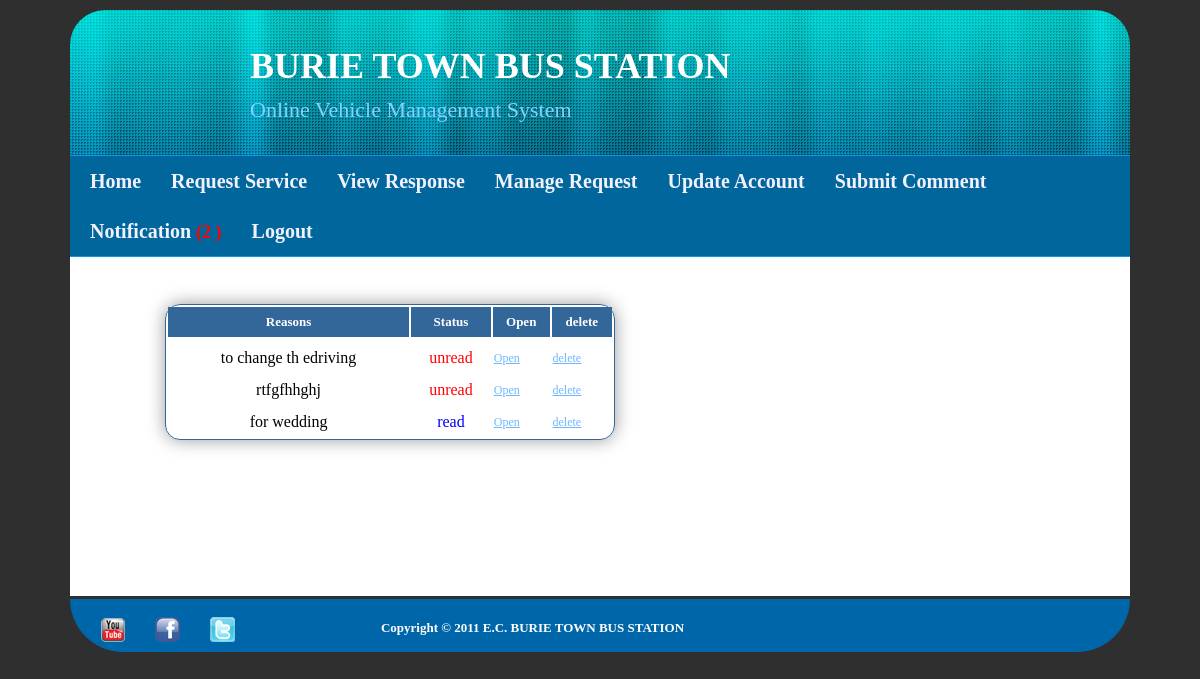
The page /notifcation.php (signed in) on the database its author committed.
### tables this page shows
CREATE TABLE IF NOT EXISTS `assignvehicle` (
  `SID` int(20) NOT NULL AUTO_INCREMENT,
  `User_id` varchar(20) NOT NULL,
  `Plate_no` int(45) NOT NULL,
  `FullName` varchar(30) NOT NULL,
  `Starts` varchar(45) NOT NULL,
  `Arrival` varchar(45) NOT NULL,
  `Outgoing` varchar(45) NOT NULL,
  `times` varchar(20) NOT NULL,
  `Entrance` varchar(45) NOT NULL,
  `Reason` varchar(400) NOT NULL,
  `status` varchar(45) NOT NULL,
  PRIMARY KEY (`SID`),
  KEY `user_id` (`User_id`),
  KEY `user_id_2` (`User_id`),
  KEY `user_id_3` (`User_id`)
);

### notifcation.php (the view, shortened to what this page needs)
<html>
<head>
<link href="tooplate_style.css" rel="stylesheet" type="text/css" />
<link rel="stylesheet" type="text/css" href="engine1/style.css" />
</head>
<body>
<div id="tooplate_wrapper">
		<div id="tooplate_header">
       	   <div id="site_title"><h2 id="hheader"style="margin-left:180px;margin-top:40px;font-size:22px;font-family:Cooper Black;"><b><span style="font-size:36px;color:white">      BURIE TOWN BUS STATION</span><br/><br/></b>Online Vehicle Management System</h2></div>
             </div>
    <div id="tooplate_menu">
			<ul>
				<li><a href="Officer.php" class="current">Home</a></li>
                <li><a href="request_services.php">Request Service</a></li>
				<li><a href="ViewresponseServices.php">View Response</a></li>
				<li><a href="manage_request.php">Manage Request</a></li>
                <li><a href="officerupdate.php">Update Account</a></li>
				<li><a href="submit_comment.php">Submit Comment</a></li>
				<li><a href='notifcation.php'><span>Notification
				<?php $av = mysql_query("SELECT * FROM assignvehicle where status='unread'");
                 $countav=mysql_num_rows($av);
				 if ($countav > 0){
                     echo "<font color='red'size='4'>"."($countav )</font>";
                     }?>
                     </span></a></li>
				<li><a href="logout.php">Logout</a></li>
			</ul>
		</div>
        <div id="tooplate_main">
       	<div id="tooplate_content">
           <h1 align="right">
<br>
<table align='center' style='width:450px; color:black;border-radius:15px;border:1px solid #336699; -webkit-box-shadow:0 0 18px rgba(0,0,0,0.4); -moz-box-shadow:0 0 18px rgba(0,0,0,0.4); box-shadow:0 0 18px rgba(0,0,0,0.4);'>
<tr>
<th style='height:30px;	text-align:center;color:#000;	font-weight:bold;background-color:#336699;'><font color='white' size='2'>Reasons</th>
<th style='height:30px;	text-align:center; color:#000;	font-weight:bold;background-color:#336699;'><font color='white' size='2'>Status</th>
<th style='height:30px;	text-align:center; color:#000;	font-weight:bold;background-color:#336699;'><font color='white' size='2'>Open</th>
<th style='height:30px;	text-align:center; color:#000;	font-weight:bold;background-color:#336699;'><font color='white' size='2'>delete</th>
</tr>
<?php
$result = mysql_query("SELECT * FROM assignvehicle ORDER BY SID DESC");
echo"<tr><td>";
echo"</td></tr>";
while($row = mysql_fetch_array($result))
  {
            $ctrl = $row['SID'];
			$status=$row['status'];
			$r5=$row['Reason'];
?>
<tr>
<td align="center"><?php echo $r5;?></td>
<?php
if($status=='unread')
{
print("
<td style='height:30px;	color:red;	text-align:center;'>unread</td>");
}
else
{
print("
<td style='height:30px;	color:blue;	text-align:center;'>read</td>");
}
?>
						<?php
						print("
		<td style='height:30px;'><a href = 'open_notification.php?key=".$ctrl."'>Open</a></td>
		");
							print("
		<td style='height:30px;'><a href = 'deletenotification.php?key=".$ctrl."'>delete</a></td>
		");
		?>
		</tr>
<?php
  }
print( "</table><br><br><br>");
?>
				<br><br>
        </div>
	</div>
    <div id="tooplate_footer_wrapper">
        <div id="tooplate_copyright">
		<a href="http://www.youtube.com"><img src="images/youtube.png" id="youtube"></a>
		<a href="http://www.facebook.com"><img src="images/facebook.png" id="facebook"></a>
		<a href="http://www.tweeter.com"><img src="images/tweeter.png" id="tweeter"></a>
            <div id="footp"><b>Copyright © 2011 E.C. BURIE TOWN BUS STATION</b>	</div>
		</div>
	</div>
</div>
</body>
</html>

### tooplate_style.css (style rules this page uses)
body { margin-top: 0; padding: 0; color: #9ac1e3; font-family: Georgia, "Times New Roman", Times, serif; font-size: 13px; line-height: 1.7em; background-color: #2f2f2f; text-align:justify; text-justify:inter-word; }
#footp { color: white; margin-right: 200px; }
a, a:link, a:visited { color: #6eb5ff; font-weight: normal; text-decoration: underline; font-size: 12px; }
img { border: none; }
h1, h2, h3, h4, h5, h6 { color: #000; font-weight: normal; }
h1 { font-size: 34px; margin: 0 0 20px; padding: 5px 0 }
h2 { font-size: 28px; margin: 0 0 15px; padding: 5px 0; }
#tooplate_wrapper { margin: 0 auto; width: 1060px; padding: 0 10px; }
#tooplate_header { width: 1060px; height: 145px; margin-top:10px; border-top-right-radius:35px; border-top-left-radius:35px; background: url(images/header1.jpg) top center no-repeat; }
#site_title { float: left; display: block; color: white; }
#hheader { color:#87CEFA; }
#tooplate_menu { clear: both; width: 1060px; height: 100px; background-color: #00669C; border-top: 1px solid #1296E9; border-bottom: 1px solid #1296E9; }
#tooplate_menu ul { margin: 0; padding: 0; list-style: none; }
#tooplate_menu ul li { padding: 0; margin: 0; display: inline; }
#tooplate_menu ul li a { float: left; display: block; margin-left: 10px; padding-left: 10px; padding-right: 10px; line-height: 50px; position: relative; font-size: 20px; color: #F2F2FF; text-align: center; text-decoration: none; font-family: Cambria, "Hoefler Text", "Liberation Serif", Times, "Times New Roman", serif; font-weight: 700; outline: none; }
#tooplate_main { clear: both; width: 1020px; color:black; font-family:cambria; font-size:14px; padding: 20px; background-color: white; }
#tooplate_content { float: left; width: 600px; }
#footp { margin-top:0px; }
#tooplate_footer_wrapper { clear: both; color:black; width: 1060px; padding-top:3px; margin-top: 3px; border-bottom-right-radius: 200px; border-bottom-left-radius: 200px; background-color:#0066AA; }
#tooplate_copyright a { float: left; margin-left:30px; }
#tooplate_copyright { clear: both; width: 960px; height: 35px; padding: 15px 0 0; text-align: center; }
#tooplate_menu li { float:left; }

### rows shown on the page
assignvehicle: Reason "to change th edriving", status "unread"
assignvehicle: Reason "rtfgfhhghj", status "unread"
assignvehicle: Reason "for wedding", status "read"
